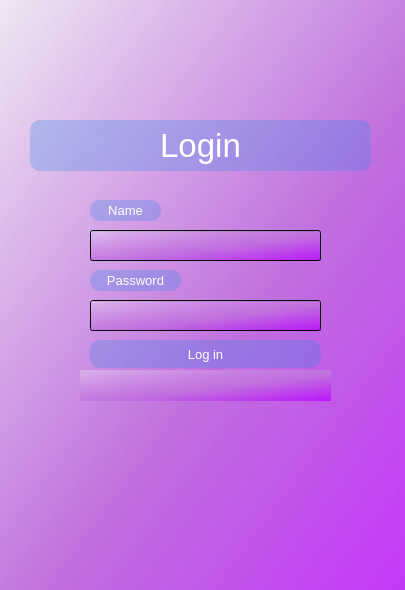
<?xml version="1.0" encoding="UTF-8"?>
<ui version="4.0">
 <class>Dialog</class>
 <widget class="QDialog" name="Dialog">
  <property name="geometry">
   <rect>
    <x>0</x>
    <y>0</y>
    <width>405</width>
    <height>590</height>
   </rect>
  </property>
  <property name="minimumSize">
   <size>
    <width>405</width>
    <height>590</height>
   </size>
  </property>
  <property name="windowTitle">
   <string>Dialog</string>
  </property>
  <widget class="QWidget" name="widget" native="true">
   <property name="geometry">
    <rect>
     <x>-20</x>
     <y>0</y>
     <width>441</width>
     <height>601</height>
    </rect>
   </property>
   <property name="styleSheet">
    <string notr="true">background-color: qlineargradient(spread:pad, x1:1, y1:1, x2:0, y2:0, stop:0 rgba(185, 0, 255, 200), stop:0.427447 rgba(192, 111, 222, 255), stop:1 rgba(241, 231, 249, 100));
</string>
   </property>
   <widget class="QLineEdit" name="lineName">
    <property name="geometry">
     <rect>
      <x>110</x>
      <y>230</y>
      <width>231</width>
      <height>31</height>
     </rect>
    </property>
    <property name="styleSheet">
     <string notr="true">color:white</string>
    </property>
   </widget>
   <widget class="QLabel" name="name">
    <property name="geometry">
     <rect>
      <x>110</x>
      <y>200</y>
      <width>71</width>
      <height>21</height>
     </rect>
    </property>
    <property name="styleSheet">
     <string notr="true">background-color:rgba(49, 135, 234, 70);
border:none;
color:white;
font-weight:bond;
font-size:10pt;
border-radius:10px</string>
    </property>
    <property name="text">
     <string>Name</string>
    </property>
    <property name="alignment">
     <set>Qt::AlignCenter</set>
    </property>
   </widget>
   <widget class="QLineEdit" name="linePassword">
    <property name="geometry">
     <rect>
      <x>110</x>
      <y>300</y>
      <width>231</width>
      <height>31</height>
     </rect>
    </property>
    <property name="styleSheet">
     <string notr="true">color:white</string>
    </property>
   </widget>
   <widget class="QLabel" name="password">
    <property name="geometry">
     <rect>
      <x>110</x>
      <y>270</y>
      <width>91</width>
      <height>21</height>
     </rect>
    </property>
    <property name="styleSheet">
     <string notr="true">background-color:rgba(49, 135, 234, 70);
border:none;
color:white;
font-weight:bond;
font-size:10pt;
border-radius:10px</string>
    </property>
    <property name="text">
     <string>Password</string>
    </property>
    <property name="alignment">
     <set>Qt::AlignCenter</set>
    </property>
   </widget>
   <widget class="QLabel" name="fic">
    <property name="geometry">
     <rect>
      <x>50</x>
      <y>120</y>
      <width>341</width>
      <height>51</height>
     </rect>
    </property>
    <property name="styleSheet">
     <string notr="true">background-color:rgba(49, 135, 234, 70);
border:none;
color:white;
font-weight:bond;
font-size:25pt;
border-radius:10px</string>
    </property>
    <property name="text">
     <string>Login</string>
    </property>
    <property name="alignment">
     <set>Qt::AlignCenter</set>
    </property>
   </widget>
   <widget class="QPushButton" name="login">
    <property name="geometry">
     <rect>
      <x>110</x>
      <y>340</y>
      <width>231</width>
      <height>28</height>
     </rect>
    </property>
    <property name="styleSheet">
     <string notr="true">background-color:rgba(49, 135, 234, 70);
border:none;
color:white;
font-weight:bond;
font-size:10pt;
border-radius:10px</string>
    </property>
    <property name="text">
     <string>Log in</string>
    </property>
   </widget>
   <widget class="QLabel" name="error">
    <property name="geometry">
     <rect>
      <x>100</x>
      <y>370</y>
      <width>251</width>
      <height>31</height>
     </rect>
    </property>
    <property name="styleSheet">
     <string notr="true">font: 12pt &quot;MS Shell Dlg 2&quot;; color:red;</string>
    </property>
    <property name="text">
     <string/>
    </property>
   </widget>
  </widget>
 </widget>
 <resources/>
 <connections/>
</ui>
